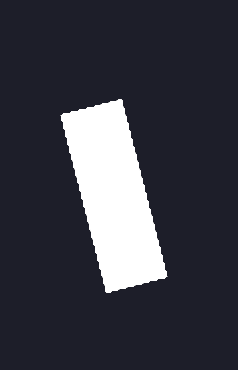
#> input picture DeepSpace/sample-images/Tape L.png, 238 x 370 px, found by its file name; its folder holds only this picture in this run
$ python angle_pair.py
#> lines starting #> are read from the running program, lines starting #| are printed output that depends on the picture; after the words box and inside, x2 and y2 are one past the last pixel; in counts of white or black regions, pixels touching at a corner belong together
### timerfunc.py
from time import time


def timerfunc(func):
    """
    A timer decorator
    """

    def function_timer(*args, **kwargs):
        """
        A nested function for timing other functions
        """
        start = time()
        value = func(*args, **kwargs)
        end = time()
        runtime = end - start
        msg = "The runtime for {func} took {time} seconds to complete"
        print(msg.format(func=func.__name__, time=runtime))
        return value

    return function_timer

### DeepSpace/angle_pair.py
import cv2
import imutils
import numpy as np
from random import randint
from timerfunc import timerfunc
import os

imgs_path = "./DeepSpace/sample-images/"
onlyfiles = [
    f for f in os.listdir(imgs_path)
    if os.path.isfile(os.path.join(imgs_path, f)) and
    os.path.splitext(f)[1] == ".png"
]
print(onlyfiles)

color_lower = np.array([0, 0, 0])
color_upper = np.array([255, 10, 255])
percent_reduce = 0.7
ANGLE_TOLERANCE_DEG = 2


@timerfunc
def get_pairs(contours):
    """Get all valid pairs of tape given a list of OpenCV contours

    Arguments:
        contours {list} -- list/numpy array of all of the contours
                            in a given frame

    Returns:
        list -- list of tuples, where each tuple is a pair of contours
    """

    rect_pairs = []
    for index, cnt in enumerate(contours):
        # Rotated rect - ( center (x,y), (width, height), angle of rotation )
        rect = cv2.minAreaRect(cnt)
        center_x, center_y = rect[0]
        rect_angle = -round(rect[2], 2)

        cv2.putText(img, str(rect_angle), (int(center_x), int(center_y)),
                    cv2.FONT_HERSHEY_DUPLEX, 1, (0, 255, 0), 2, cv2.LINE_AA)

        if rect_angle > 45.0:
            # Iterate through all of the potential matches
            min_x_dist = min_rect = min_index = None
            for pot_index, pot_match in enumerate(contours):
                if np.array_equal(pot_match, cnt):
                    continue

                match_rect = cv2.minAreaRect(pot_match)

                # Check if match is to the right of the contour
                if match_rect[0][0] > rect[0][0] and abs(
                        match_rect[2] - rect_angle) > ANGLE_TOLERANCE_DEG:
                    x_distance = match_rect[0][0] - rect[0][0]

                    if min_x_dist is None or x_distance < min_x_dist:
                        min_x_dist = x_distance
                        min_rect = match_rect
                        min_index = pot_index

            if min_rect is not None:
                rect_pairs.append((rect, min_rect))
                np.delete(contours, index)
                np.delete(contours, min_index)

    return rect_pairs


for file in onlyfiles:
    img = cv2.imread(imgs_path + file)
#> img is the input picture: shape (370, 238, 3); mean B, G, R 69.5, 60, 59.1
    height, width = img.shape[:2]
#> height = 370; width = 238
    img = imutils.resize(img, int(width * percent_reduce),
                         int(height * percent_reduce))
#> img: shape (258, 166, 3)

    hsv = cv2.cvtColor(img, cv2.COLOR_BGR2HSV)
#> hsv: shape (258, 166, 3); mean H, S, V 102.7, 64.8, 69.5
    mask = cv2.inRange(hsv, color_lower, color_upper)
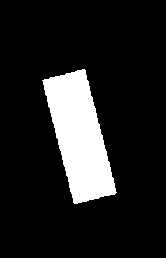
#> mask: shape (258, 166); 13.4% white; 1 white region
    contours, _ = cv2.findContours(mask, cv2.RETR_TREE,
                                   cv2.CHAIN_APPROX_SIMPLE)
#> contours = 1 contour; box (x1, y1, x2, y2) and area: (42, 69, 117, 204) 5556

    rect_pairs = get_pairs(contours)
#> after the loop in get_pairs, `for index, cnt in enumerate(contours):`:
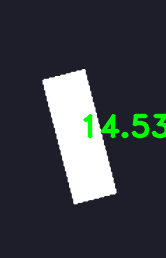
#> img: shape (258, 166, 3); mean B, G, R 68.2, 63.5, 58
#> after the loop in get_pairs, `for index, cnt in enumerate(contours):`: rect_pairs = []
#> rect_pairs = []

    for rects in rect_pairs:
        color = (randint(128, 255), randint(128, 255), randint(128, 255))

        for rect in rects:
            box = cv2.boxPoints(rect)
            box = np.int0(box)
            cv2.line(img, tuple(box[0]), tuple(box[-1]), (0, 255, 0), 3)
            cv2.drawContours(img, [box], 0, tuple(color), 2)
#> this loop made 0 passes

    cv2.imshow('frame', img)
    cv2.waitKey(0)

cv2.destroyAllWindows()

$ run again, on DeepSpace/sample-images/Tape R.png
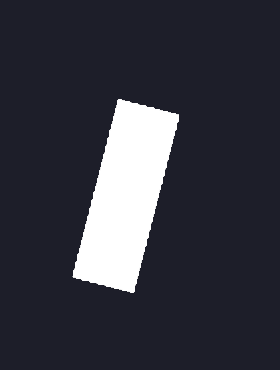
#> input picture DeepSpace/sample-images/Tape R.png, 280 x 370 px, found by its file name
#> img is the input picture: shape (370, 280, 3); mean B, G, R 65.4, 55.6, 54.7
#> hsv: shape (259, 196, 3); mean H, S, V 105, 66.3, 65.4
#> `mask = cv2.inRange(hsv, color_lower, color_upper)`:
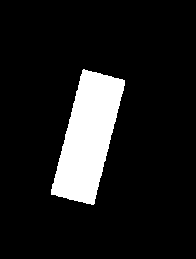
#> mask: shape (259, 196); 11.4% white; 1 white region
#> contours = 1 contour; box (x1, y1, x2, y2) and area: (51, 69, 125, 205) 5633
#> after the loop in get_pairs, `for index, cnt in enumerate(contours):`:
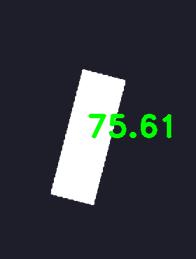
#> img: shape (259, 196, 3); mean B, G, R 63.7, 58.1, 53.2
#> after the loop in get_pairs, `for index, cnt in enumerate(contours):`: rect_pairs = []

$ run again, on DeepSpace/sample-images/Tape Pair LR.png
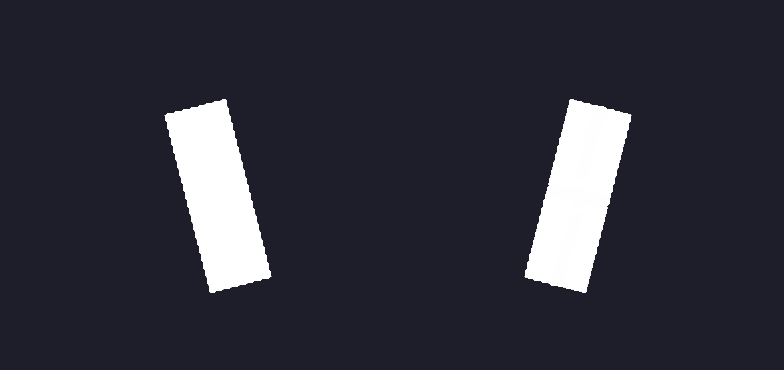
#> input picture DeepSpace/sample-images/Tape Pair LR.png, 784 x 370 px, found by its file name
#> img is the input picture: shape (370, 784, 3); mean B, G, R 58.4, 48.3, 47.3
#> hsv: shape (258, 548, 3); mean H, S, V 108.7, 68.8, 58.4
#> `mask = cv2.inRange(hsv, color_lower, color_upper)`:
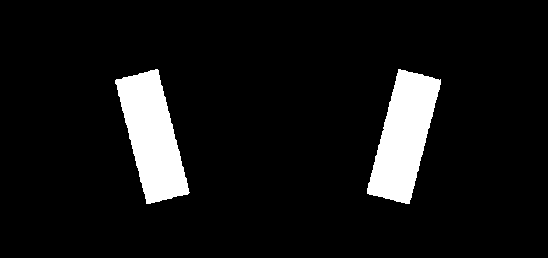
#> mask: shape (258, 548); 8.1% white; 2 white regions
#> contours = 2 contours; box (x1, y1, x2, y2) and area: (367, 69, 441, 204) 5581, (115, 69, 190, 204) 5570
#> after the loop in get_pairs, `for index, cnt in enumerate(contours):`:
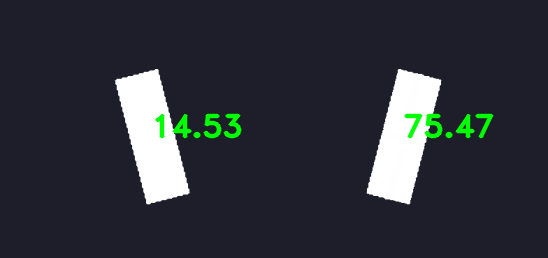
#> img: shape (258, 548, 3); mean B, G, R 57.3, 50.3, 46.4
#> after the loop in get_pairs, `for index, cnt in enumerate(contours):`: rect_pairs = []
